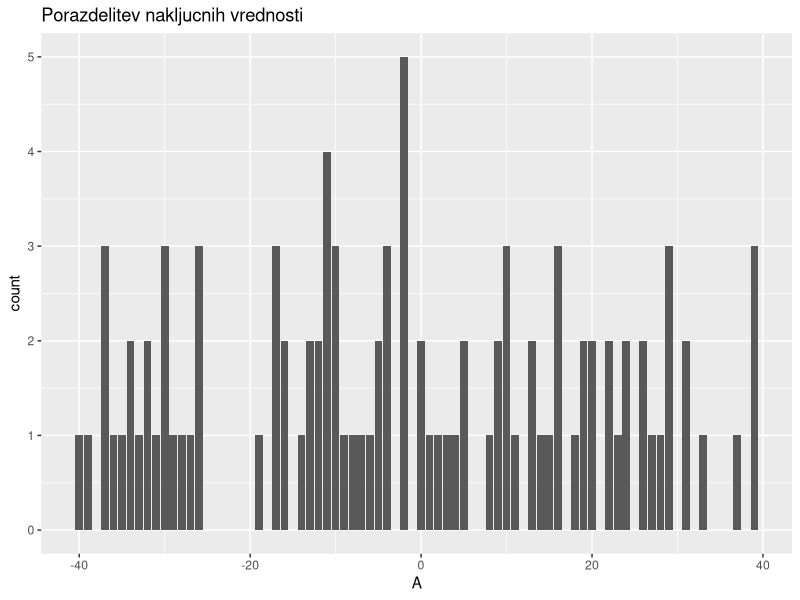
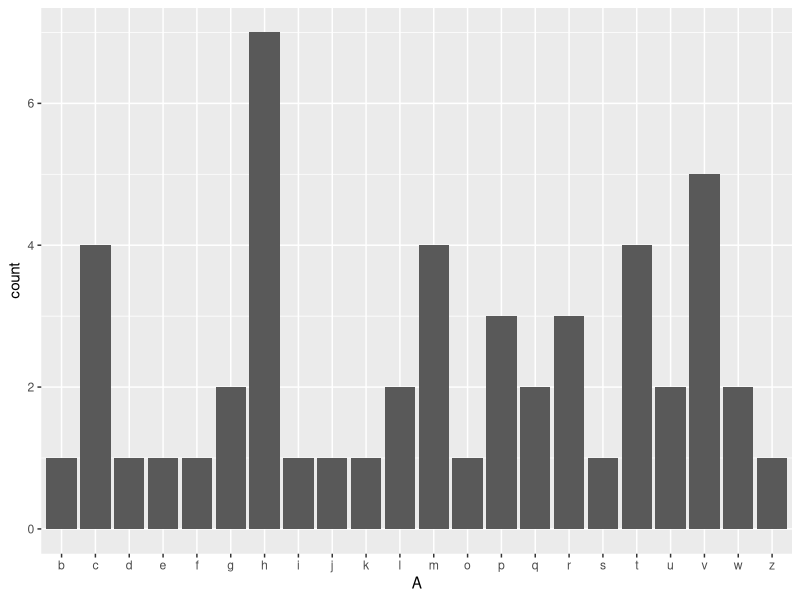

Write the R code that produced these figures, in order.
## ---- chunk 1
knitr::opts_chunk$set()

## ---- chunk 2
library(tidyverse)
sample(-40:40,100,replace=T) %>%
  data.frame(A=.) %>%
  ggplot()+
  aes(x=A)+
  geom_bar()+
  labs(title="Porazdelitev nakljucnih vrednosti")
## ---- chunk 3
sample(1:10000,1000,replace=T) %>%
  {c(Soda=length(.)-sum(.%%2),Liha=sum(.%%2))}
  
## ---- chunk 4
letters %>%
  sample(50,replace=T) %>%
  paste(collapse = "") %>%
  {print(.);.} %>%
  str_split("") %>%
  unlist() %>% 
  data.frame(A=.) %>%
  ggplot()+
  aes(x=A)+
  geom_bar()
## ---- chunk 5
grades <- data.frame(names = c("John", "Juan", "Jean", "Yao"), 
                     math = c(95, 80, 90, 85), 
                     history = c(90, 85, 85, 90))
grades %>%
  pivot_longer(math:history,names_to="predmet",values_to="ocena")
## ---- chunk 6
library(dslabs)
dslabs::murders %>%
  group_by(region) %>%
  summarise(Pop=sum(population),Murders=sum(total)) %>%
  mutate(Odstotek=Murders/Pop*100) %>%
  arrange(desc(Odstotek))
dslabs::murders %>%
  mutate(Prva=str_sub(state,1,1)) %>% # ali str_extract(state,".)
  group_by(Prva) %>%
  summarise(Pop=sum(population),Murders=sum(total)) %>%
  mutate(Odstotek=Murders/Pop*100) %>%
  arrange(desc(Odstotek))
## ---- chunk 7
text<-"Drew has 3 watermelons, Shawn has 4 hamburgers, Karina has 12 tamales, and Anna has 6 soft pretzels"

text %>%
  str_extract_all("[A-Z][a-z]*") %>%
  unlist()
text %>%
  str_extract_all("[0-9]+") %>%
  unlist()
## ---- chunk 8
x <- "11 th april 2012"
y <- "April 24th 2018 11:59:59"

as.Date(mdy_hms(y))-dmy(x)
